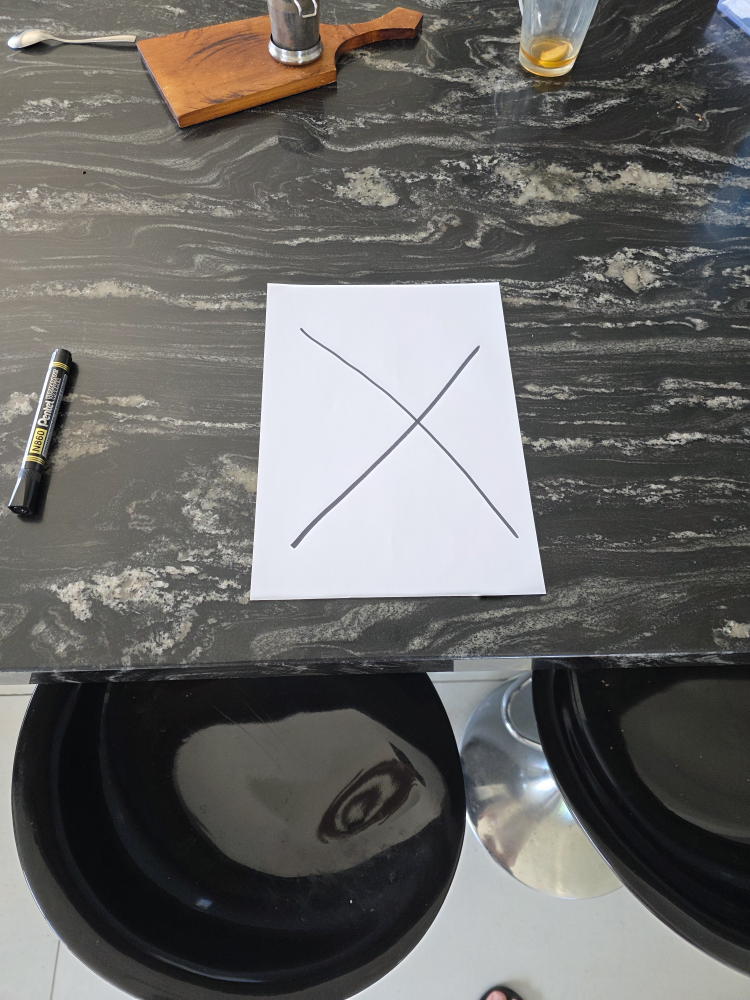
#> input picture images/landing_pad.jpg, 3000 x 4000 px (shown at 1/4 size)
$ python -i slow_detector.py   (imports and definitions only)
#> lines starting #> are read from the running program, lines starting #| are printed output that depends on the picture; after the words box and inside, x2 and y2 are one past the last pixel; in counts of white or black regions, pixels touching at a corner belong together
#> further down, picture is the input picture: shape (4000, 3000, 3); mean B, G, R 102.2, 104.5, 105.6
### geometry/homography.py
import cv2
import numpy as np


def order_corners(corners: np.ndarray) -> np.ndarray:
    """Return four convex vertices clockwise in image coordinates.

    Start at the smallest x+y (tie: y, then x). Unlike assigning corners with
    four separate min/max operations, this keeps four distinct points even for
    a diamond. This is an image ordering, not a physical A4 orientation label.
    """
    points = np.asarray(corners, dtype=np.float32)
    if points.size != 8 or not np.isfinite(points).all():
        raise ValueError("Expected four finite 2D corners.")
    points = points.reshape(4, 2)
    if len(np.unique(points, axis=0)) != 4:
        raise ValueError("Corners must be distinct.")
    center = points.mean(axis=0)
    angles = np.arctan2(points[:, 1] - center[1], points[:, 0] - center[0])
    points = points[np.argsort(angles)]
    if not cv2.isContourConvex(points) or abs(cv2.contourArea(points)) < 1e-3:
        raise ValueError("Corners must form a non-degenerate convex quadrilateral.")
    start = np.lexsort((points[:, 0], points[:, 1], points.sum(axis=1)))[0]
    return np.roll(points, -int(start), axis=0).copy()


# [29 lines left out: functions estimate_homography, transform_corners, not called in this run]


def rectify_pad(frame, corners, output_size=(420, 594)):
    """Warp a quadrilateral to a canonical portrait view (width, height).

    This warp assumes a candidate is the pad; it does not prove its A4 ratio.
    A symmetric X alone cannot determine a unique physical corner orientation.
    """
    if frame is None or frame.size == 0:
        raise ValueError("Cannot rectify an empty image.")
    if (len(output_size) != 2 or
            any(not isinstance(n, (int, np.integer)) or n < 2 for n in output_size)):
        raise ValueError("output_size must contain integer width and height >= 2.")
    width, height = output_size
    source = order_corners(corners)
    target = np.array([[0, 0], [width-1, 0], [width-1, height-1], [0, height-1]],
                      dtype=np.float32)
    matrix = cv2.getPerspectiveTransform(source, target)
    return cv2.warpPerspective(frame, matrix, (width, height))

### detection/x_detector.py
import cv2
import numpy as np

_MAX_LINE_FIT_POINTS = 256


def detect_x(rectified_image, *, diagnostics=None):
    """Return (valid, quality_score) for a large dark X on a light sheet.

    Normalize to a square and find two diagonal directions with Hough lines.
    Test arms relative to their measured intersection, allowing thin hand-drawn
    strokes and a moderately off-center crossing. The score is not a probability.
    If Otsu loses a lower-contrast stroke, try local Gaussian thresholding with
    the same geometry checks. Dark-sheet rejection still applies. An optional
    diagnostics dict receives measurements and both threshold attempts.
    """
    if diagnostics is not None:
        diagnostics.clear()

    # [4 lines left out: function reject, not called in this run]

    if (not isinstance(rectified_image, np.ndarray) or rectified_image.size == 0 or
            rectified_image.dtype != np.uint8 or rectified_image.ndim not in (2, 3)):
        return reject('invalid_image')
    if rectified_image.ndim == 3:
        if rectified_image.shape[2] not in (3, 4):
            return reject('unsupported_channels')
        code = cv2.COLOR_BGR2GRAY if rectified_image.shape[2] == 3 else cv2.COLOR_BGRA2GRAY
        gray = cv2.cvtColor(rectified_image, code)
    else:
        gray = rectified_image
    if min(gray.shape) < 24:
        return reject('image_too_small')

    # The marker tests below use this normalized crop, not source-frame pixels.
    # These tolerances therefore keep the same meaning as the pad changes size.
    size = 200
    gray = cv2.resize(gray, (size, size), interpolation=cv2.INTER_AREA)
    gray = cv2.GaussianBlur(gray, (3, 3), 0)
    # A thin pen stroke may occupy less than 1% of a resized crop. Estimate
    # contrast from a smaller tail; the independent line/arm checks below
    # still have to explain the foreground as a complete X.
    low, high = np.percentile(gray, [.25, 95])
    if high - low < 35:
        return reject('insufficient_contrast')
    threshold, _ = cv2.threshold(gray, 0, 255, cv2.THRESH_BINARY_INV | cv2.THRESH_OTSU)
    dark = (gray <= min(threshold, high - 25)).astype(np.uint8) * 255

    # Otsu can keep the dark stroke but erase a lighter stroke. Try local
    # Gaussian thresholding only after the same geometry checks reject Otsu.
    metrics = {}
    valid, score = _verify_mask(dark, metrics)
    method = 'otsu'
    attempts = [dict(method=method, valid=valid, quality=score, **metrics)]
    # Preserve rejection of dark sheets/inverse markers: adaptive thresholding
    # can otherwise turn the dark margins of a white X into a false dark X.
    if not valid and metrics.get('black_fraction', 0.) <= .43:
        local = cv2.adaptiveThreshold(gray, 255, cv2.ADAPTIVE_THRESH_GAUSSIAN_C,
                                      cv2.THRESH_BINARY_INV, 31, 10)
        local_metrics = {}
        local_valid, local_score = _verify_mask(local, local_metrics)
        attempts.append(dict(method='adaptive_gaussian', valid=local_valid,
                             quality=local_score, **local_metrics))
        if local_valid or local_score > score:
            valid, score, metrics = local_valid, local_score, local_metrics
            method = 'adaptive_gaussian'
    if diagnostics is not None:
        diagnostics.update(metrics, threshold_method=method, attempts=attempts)
    return valid, score


def _verify_mask(dark, diagnostics):
    """Apply identical X geometry/arm tests to either binary foreground mask."""
    size = dark.shape[0]

    def reject(reason):
        diagnostics['rejection_reason'] = reason
        return False, 0.0

    # Ignore the paper boundary; only the interior should contain the marker.
    border = 16
    region = np.zeros_like(dark, dtype=bool)
    region[border:-border, border:-border] = True
    dark[~region] = 0
    foreground = dark > 0
    black_fraction = float(foreground[region].mean())
    if diagnostics is not None:
        diagnostics['black_fraction'] = black_fraction
    if not 0.012 <= black_fraction <= 0.43:
        return reject('foreground_fraction_out_of_range')

    edges = cv2.Canny(dark, 50, 150)
    lines = cv2.HoughLinesP(edges, 1, np.pi/180, threshold=20,
                            minLineLength=50, maxLineGap=18)
    diagonal_lines = [[], []]
    if lines is not None:
        for x1, y1, x2, y2 in lines.reshape(-1, 4):
            dx, dy = float(x2-x1), float(y2-y1)
            if abs(dx) < 1 or not 0.60 <= abs(dy/dx) <= 1.67:
                continue
            length = float(np.hypot(dx, dy))
            sign = 0 if dx*dy > 0 else 1
            origin = np.array([x1, y1], dtype=np.float64)
            direction = np.array([dx, dy], dtype=np.float64) / length
            diagonal_lines[sign].append((length, origin, direction))
    for group in diagonal_lines:
        group.sort(key=lambda line: line[0], reverse=True)
        del group[6:]  # Bound the pair search for cluttered candidates.
    if diagnostics is not None:
        diagnostics['diagonal_line_counts'] = [len(group) for group in diagonal_lines]
    if not all(diagonal_lines):
        return reject('missing_diagonal_direction')

    distance_to_dark = cv2.distanceTransform(255-dark, cv2.DIST_L2, 3)
    ys, xs = np.nonzero(foreground)
    dark_points = np.column_stack((xs, ys))
    # Hough often sees one straight section/edge of a hand-drawn stroke. Fit
    # its centerline from nearby ink so that a slightly curved arm is not
    # judged against the extension of just its opposite arm's edge.
    for group in diagonal_lines:
        for index, (length, origin, direction) in enumerate(group):
            relative = dark_points-origin
            near = np.abs(relative[:,0]*direction[1]-relative[:,1]*direction[0]) <= 18
            support = dark_points[near].astype(np.float32)
            if len(support) < 8:
                continue
            # Uniformly cover the full stroke while bounding robust-fit cost.
            # All foreground pixels still participate in the acceptance tests.
            if len(support) > _MAX_LINE_FIT_POINTS:
                indices = np.linspace(0, len(support)-1, _MAX_LINE_FIT_POINTS).astype(int)
                support = support[indices]
            vx, vy, x0, y0 = cv2.fitLine(support, cv2.DIST_HUBER, 0, .01, .01).ravel()
            fitted_direction = np.array([vx, vy], dtype=np.float64)
            if np.any(np.abs(fitted_direction) < 1e-6) or abs(np.dot(fitted_direction, direction)) < .9:
                continue
            if np.dot(fitted_direction, direction) < 0:
                fitted_direction *= -1
            group[index] = (length, np.array([x0,y0], dtype=np.float64), fitted_direction)
    return _score_line_pairs(diagonal_lines, dark_points, distance_to_dark, border, diagnostics)


def _score_line_pairs(groups, dark_points, distance_to_dark, border, diagnostics):
    """Evaluate the same bounded line pairs in arrays, retaining every gate.

    Pair order matches the original nested loop, including first-wins ties.
    Ink-to-line distances are computed once per line instead of once per pair.
    """
    size = distance_to_dark.shape[0]
    lengths, origins, directions, ink_distances = [], [], [], []
    for group in groups:
        lengths.append(np.array([line[0] for line in group]))
        origins.append(np.stack([line[1] for line in group]))
        directions.append(np.stack([line[2] for line in group]))
        relative = dark_points[None, :, :]-origins[-1][:, None, :]
        ink_distances.append(np.abs(relative[:, :, 0]*directions[-1][:, None, 1]
                                    - relative[:, :, 1]*directions[-1][:, None, 0]))
    a = np.repeat(np.arange(len(groups[0])), len(groups[1]))
    b = np.tile(np.arange(len(groups[1])), len(groups[0]))
    matrices = np.stack((directions[0][a], -directions[1][b]), axis=2)
    keep = np.abs(np.linalg.det(matrices)) >= .2
    a, b, matrices = a[keep], b[keep], matrices[keep]
    parameters = np.linalg.solve(matrices, (origins[1][b]-origins[0][a])[..., None])[..., 0]
    crossings = origins[0][a]+parameters[:, :1]*directions[0][a]
    keep = ((crossings >= .30*size) & (crossings <= .70*size)).all(axis=1)
    a, b, crossings = a[keep], b[keep], crossings[keep]
    if not len(a):
        diagnostics['rejection_reason'] = 'intersection_outside_center'
        return False, 0.0
    explained = (np.minimum(ink_distances[0][a], ink_distances[1][b]) <= 14).mean(axis=1)

    # Four rays per pair, each with the original 30 samples along the arm.
    rays = np.stack((directions[0][a], -directions[0][a],
                     directions[1][b], -directions[1][b]), axis=1)
    edges = np.where(rays > 0, size-1-border, border)
    reach = ((edges-crossings[:, None, :])/rays).min(axis=2)
    samples = (crossings[:, None, None, :]
               + np.linspace(.12, .82, 30)[None, None, :, None]
               * reach[:, :, None, None]*rays[:, :, None, :])
    samples = np.clip(np.round(samples).astype(int), 0, size-1)
    arms = (distance_to_dark[samples[..., 1], samples[..., 0]] <= 10).mean(axis=2)
    xy = np.round(crossings).astype(int)
    crossing_distance = distance_to_dark[xy[:, 1], xy[:, 0]]
    centrality = np.maximum(0., 1-np.linalg.norm(crossings-99.5, axis=1)/60)
    strength = np.minimum(1., np.minimum(lengths[0][a], lengths[1][b])/185)
    scores = .25*strength + .35*arms.min(axis=1) + .25*explained + .15*centrality
    valid = (arms.min(axis=1) >= .70) & (explained >= .75) & (crossing_distance <= 4)
    # Every valid candidate outranks every invalid one; scores are within [0,1].
    best = int(np.argmax(scores + 2*valid))
    reason = None
    if arms[best].min() < .70:
        reason = 'missing_or_short_arm'
    elif explained[best] < .75:
        reason = 'foreground_not_concentrated_on_lines'
    elif crossing_distance[best] > 4:
        reason = 'no_dark_intersection'
    diagnostics.update(intersection_normalized=(crossings[best]/(size-1)).tolist(),
                       arm_support=arms[best].tolist(), explained_foreground=float(explained[best]),
                       crossing_distance_px=float(crossing_distance[best]), rejection_reason=reason)
    return bool(valid[best]), min(1. if valid[best] else .49, float(scores[best]))

### detection/slow_detector.py
from dataclasses import dataclass
import cv2
import numpy as np

from detection.x_detector import detect_x
from geometry.homography import order_corners, rectify_pad
from geometry.pose import estimate_pose


def refine_contour_corners(contour, corners):
    """Intersect robust straight edge fits, avoiding rounded mask vertices.

    Only the observed contour supplies evidence; the A4 pose is not used to
    manufacture image corners. Curved/inadequately supported edges keep the
    original proposal.
    """
    points = contour.reshape(-1, 2).astype(np.float32)
    lines = []
    for a, b in zip(corners, np.roll(corners, -1, axis=0)):
        edge = b-a
        length = np.linalg.norm(edge)
        delta = points-a
        along = delta @ edge / length**2
        distance = np.abs(delta[:,0]*edge[1]-delta[:,1]*edge[0])/length
        near = points[(along > .15) & (along < .85) & (distance < max(3., .02*length))]
        if len(near) < 12:
            return corners
        vx, vy, x, y = cv2.fitLine(near, cv2.DIST_HUBER, 0, .01, .01).ravel()
        direction, origin = np.array([vx, vy]), np.array([x, y])
        residual = np.abs((near[:,0]-x)*vy-(near[:,1]-y)*vx)
        if np.percentile(residual, 90) > 1.5 or abs(direction @ (edge/length)) < .98:
            return corners
        lines.append((origin, direction))
    result = []
    for i in range(4):
        a, u = lines[i-1]
        b, v = lines[i]
        matrix = np.column_stack((u, -v))
        if abs(np.linalg.det(matrix)) < .15:
            return corners
        result.append(a+np.linalg.solve(matrix, b-a)[0]*u)
    result = np.float32(result)
    if (not cv2.isContourConvex(result) or
            np.linalg.norm(result-corners, axis=1).max() > 12):
        return corners
    return result


@dataclass
class DetectionOutput:
    valid: bool
    corners: np.ndarray | None
    confidence: float


class SlowDetector:
    """Find contour-based quadrilaterals and verify their X and optional A4 fit.

    Candidate generation uses a reduced image. Public corners and Pose gates
    use the supplied image's pixel scale; diagnostic buffers belong to this
    instance and are replaced on each detect() call.
    """
    def __init__(self, *, max_width=1280, min_area_ratio=0.0005,
                 min_area_px=180, max_candidates=100, camera_matrix=None,
                 dist_coeffs=None, max_pose_error_px=5.):
        if max_width < 100 or not 0 < min_area_ratio < 1 or min_area_px <= 0 or max_candidates < 1:
            raise ValueError("Invalid detector size, area or candidate limits.")
        if not np.isfinite(max_pose_error_px) or max_pose_error_px <= 0:
            raise ValueError('Pose error threshold must be finite and positive.')
        self.max_width = int(max_width)
        self.min_area_ratio = min_area_ratio
        self.min_area_px = min_area_px
        self.max_candidates = int(max_candidates)
        self.debug_images = {}
        self.candidate_diagnostics = []
        self.last_candidate_count = 0
        self.camera_matrix = camera_matrix
        self.dist_coeffs = dist_coeffs
        self.max_pose_error_px = max_pose_error_px
        self.last_pose_rejections = 0

    def detect(self, frame, *, debug=False, pixel_offset=(0, 0)) -> DetectionOutput:
        """Find one visible light sheet containing a large dark X.

        Corners are float32 (4, 2), clockwise, in the supplied frame's pixels.
        If input is undistorted, output is in undistorted coordinates too.
        Detection alone cannot prove paper dimensions or physical orientation.
        With camera_matrix configured, only candidates consistent with the A4
        pose model are returned. pixel_offset locates a cropped ROI in the
        calibrated full image; returned corners remain local to the input ROI.
        debug_images is refreshed per call and is intended for a single worker.
        """
#> called with debug = False, pixel_offset = (0, 0)
        self.debug_images = {}
        self.candidate_diagnostics = []
        self.last_candidate_count = 0
        self.last_pose_rejections = 0
        invalid = DetectionOutput(False, None, 0.0)
        if (not isinstance(frame, np.ndarray) or frame.size == 0 or
                frame.dtype != np.uint8 or frame.ndim not in (2, 3)):
            return invalid
        if frame.ndim == 3 and frame.shape[2] not in (3, 4):
            return invalid
        height, width = frame.shape[:2]
        if min(height, width) < 24:
            return invalid
        scale = min(1., self.max_width/width)
        work = cv2.resize(frame, (round(width*scale), max(1, round(height*scale)))) if scale < 1 else frame
        if work.ndim == 3:
            code = cv2.COLOR_BGR2GRAY if work.shape[2] == 3 else cv2.COLOR_BGRA2GRAY
            gray = cv2.cvtColor(work, code)
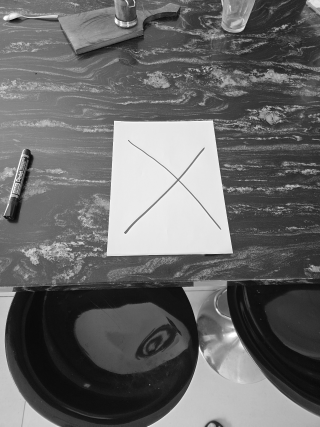
#> gray: shape (1707, 1280) (shown at 1/4 size); min 0, max 255, mean 104.4
        else:
            gray = work
        blurred = cv2.GaussianBlur(gray, (5, 5), 0)
        edges = cv2.Canny(blurred, 40, 120)
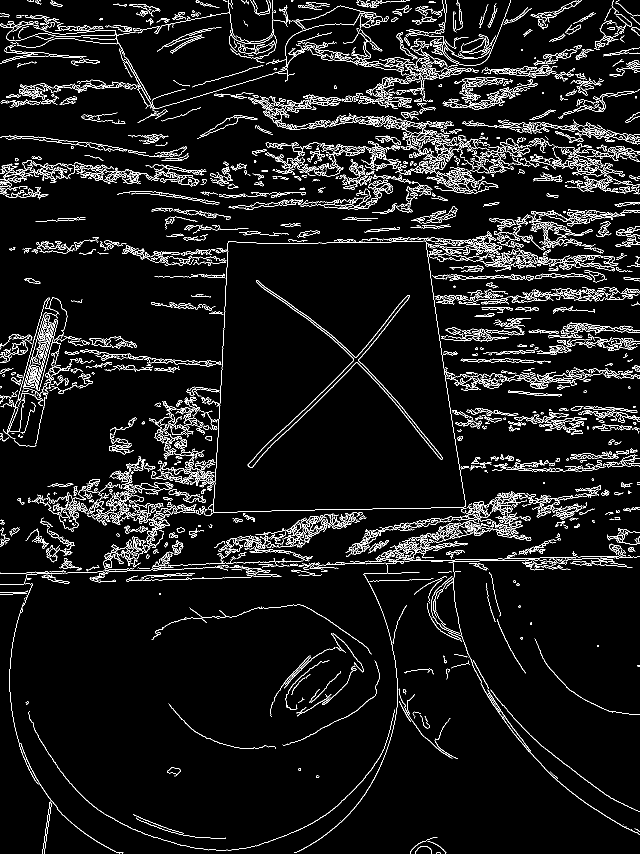
#> edges: shape (1707, 1280) (shown at 1/2 size); 6.3% white in thin lines or dots
        edges = cv2.morphologyEx(edges, cv2.MORPH_CLOSE, np.ones((3, 3), np.uint8))
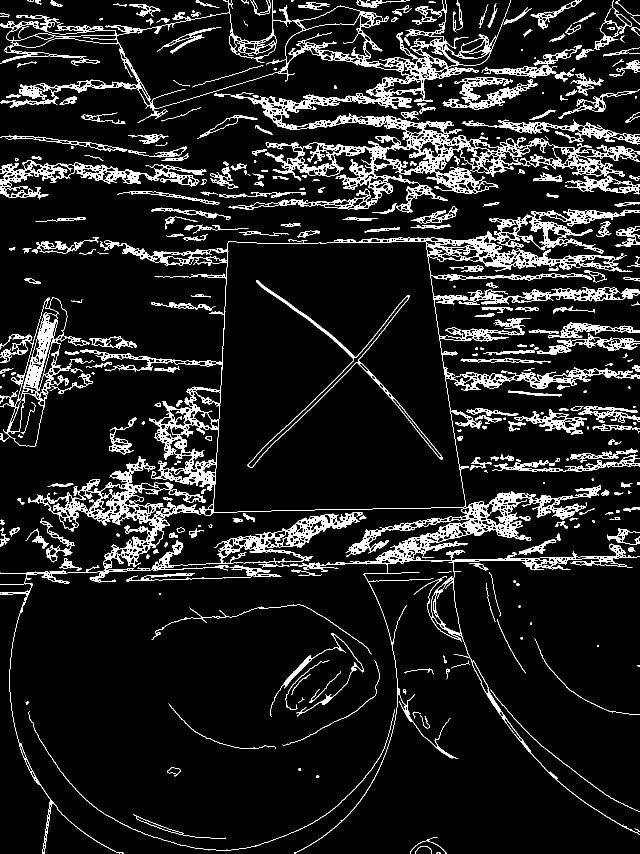
#> edges: shape (1707, 1280) (shown at 1/2 size); 10.2% white; 336 white regions (39 under 20 px), largest, box (x1, y1, x2, y2) and area: (0, 419, 1280, 1707) 80993, (0, 0, 1280, 425) 51180, (0, 595, 189, 894) 7277
        # A complementary region mask helps when the paper has a weak edge.
        _, paper = cv2.threshold(blurred, 0, 255, cv2.THRESH_BINARY | cv2.THRESH_OTSU)
#> paper: shape (1707, 1280); 29% white; 1418 white regions (955 under 20 px), largest, box (x1, y1, x2, y2) and area: (0, 318, 932, 1031) 316516, (589, 1288, 1280, 1707) 128727, (0, 1145, 241, 1707) 35952
        if debug:
            self.debug_images.update(gray=gray, edges=edges, paper_mask=paper)

        masks = [edges, paper]
        if work.ndim == 3:
            # Near-neutral paper can merge with equally bright colored fabric
            # in grayscale. This is an additional cue, not a required color:
            # shaded/tinted paper still has the edge and intensity routes.
            hsv = cv2.cvtColor(work[:, :, :3], cv2.COLOR_BGR2HSV)
#> hsv: shape (1707, 1280, 3); mean H, S, V 56.8, 23.3, 108.6
#> (the rest of the program and of its run is left out)
